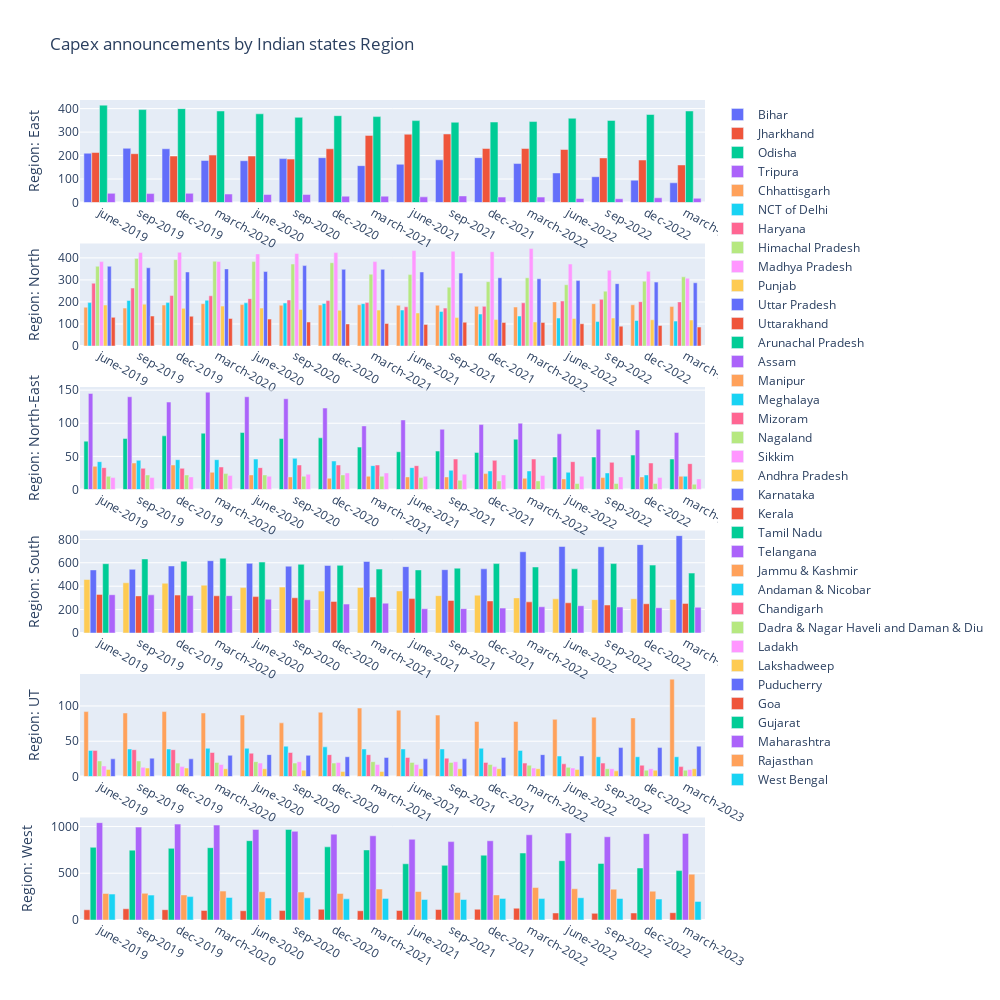

The notebook cell saved with this chart:
### Markdown cell above
# Capex Project Announcement Trends

## State-Wise Trends

### Code cell
from plotly.subplots import make_subplots
import plotly.graph_objects as go
import pandas as pd
from plotly import tools

df = pd.read_excel('/Users/kalyan/Library/CloudStorage/OneDrive-IIMVIZAG/Kalyan-Research/Internship-Uthistha Sai/Work_CMIE/analysis/Agg_Ann_no. of projects.xlsx'
                  , sheet_name='Sheet1', usecols= "A:R")

# print(df.columns)


# Group DataFrame by Category
grouped_df = df.groupby('Region')

# print(grouped_df)

# Create subplots with shared x-axis and y-axis
fig = make_subplots(rows=len(grouped_df), cols=1, shared_xaxes=False, shared_yaxes=True)

# Iterate over each category
for i, (category, category_data) in enumerate(grouped_df):
#     print(i,category, category_data)
    # Add scatter trace for each state in the category
    for _, row in category_data.iterrows():
        fig.add_trace(go.Bar(x=df.columns[2:], y=row.values[2:], name=row['State']), row=i + 1, col=1)
        # Update subplot title
        fig.update_yaxes(title_text="Region: " + category, row=i + 1, col=1)
#         fig.update_xaxes(title_text="Quarters", row=i, col=1)

# Update layout
fig.update_layout(height=1000, width=1000, title_text='Capex announcements by Indian states Region', 
                  showlegend=True, legend_tracegroupgap = 200,)

# Show the plot
fig.show()

### Figure 1 — Plotly figure (JSON) as saved in the notebook; plotly's stock layout.template omitted (floating-point values rounded to 4 significant figures)
{"data": [{"name": "Bihar", "type": "bar", "x": ["june-2019", "sep-2019", "dec-2019", "march-2020", "june-2020", "sep-2020", "dec-2020", "march-2021", "june-2021", "sep-2021", "dec-2021", "march-2022", "june-2022", "sep-2022", "dec-2022", "march-2023"], "xaxis": "x", "y": [210, 231, 229, 179, 178, 187, 191, 157, 163, 182, 191, 166, 126, 110, 95, 84], "yaxis": "y"}, {"name": "Jharkhand", "type": "bar", "x": ["june-2019", "sep-2019", "dec-2019", "march-2020", "june-2020", "sep-2020", "dec-2020", "march-2021", "june-2021", "sep-2021", "dec-2021", "march-2022", "june-2022", "sep-2022", "dec-2022", "march-2023"], "xaxis": "x", "y": [213, 208, 198, 202, 198, 185, 229, 286, 291, 292, 230, 230, 226, 190, 181, 160], "yaxis": "y"}, {"name": "Odisha", "type": "bar", "x": ["june-2019", "sep-2019", "dec-2019", "march-2020", "june-2020", "sep-2020", "dec-2020", "march-2021", "june-2021", "sep-2021", "dec-2021", "march-2022", "june-2022", "sep-2022", "dec-2022", "march-2023"], "xaxis": "x", "y": [415, 396, 400, 390, 378, 363, 370, 366, 349, 342, 343, 345, 359, 350, 375, 390], "yaxis": "y"}, {"name": "Tripura", "type": "bar", "x": ["june-2019", "sep-2019", "dec-2019", "march-2020", "june-2020", "sep-2020", "dec-2020", "march-2021", "june-2021", "sep-2021", "dec-2021", "march-2022", "june-2022", "sep-2022", "dec-2022", "march-2023"], "xaxis": "x", "y": [39, 38, 39, 36, 34, 34, 27, 27, 24, 28, 23, 23, 17, 16, 20, 18], "yaxis": "y"}, {"name": "Chhattisgarh", "type": "bar", "x": ["june-2019", "sep-2019", "dec-2019", "march-2020", "june-2020", "sep-2020", "dec-2020", "march-2021", "june-2021", "sep-2021", "dec-2021", "march-2022", "june-2022", "sep-2022", "dec-2022", "march-2023"], "xaxis": "x2", "y": [176, 172, 186, 192, 188, 185, 186, 187, 185, 185, 180, 177, 200, 192, 187, 179], "yaxis": "y2"}, {"name": "NCT of Delhi", "type": "bar", "x": ["june-2019", "sep-2019", "dec-2019", "march-2020", "june-2020", "sep-2020", "dec-2020", "march-2021", "june-2021", "sep-2021", "dec-2021", "march-2022", "june-2022", "sep-2022", "dec-2022", "march-2023"], "xaxis": "x2", "y": [197, 207, 197, 208, 196, 195, 193, 192, 163, 157, 145, 136, 127, 111, 116, 113], "yaxis": "y2"}, {"name": "Haryana", "type": "bar", "x": ["june-2019", "sep-2019", "dec-2019", "march-2020", "june-2020", "sep-2020", "dec-2020", "march-2021", "june-2021", "sep-2021", "dec-2021", "march-2022", "june-2022", "sep-2022", "dec-2022", "march-2023"], "xaxis": "x2", "y": [285, 263, 229, 228, 215, 209, 206, 197, 178, 172, 180, 196, 204, 212, 201, 200], "yaxis": "y2"}, {"name": "Himachal Pradesh", "type": "bar", "x": ["june-2019", "sep-2019", "dec-2019", "march-2020", "june-2020", "sep-2020", "dec-2020", "march-2021", "june-2021", "sep-2021", "dec-2021", "march-2022", "june-2022", "sep-2022", "dec-2022", "march-2023"], "xaxis": "x2", "y": [362, 397, 392, 385, 383, 372, 378, 326, 324, 267, 292, 310, 278, 249, 294, 314], "yaxis": "y2"}, {"name": "Madhya Pradesh", "type": "bar", "x": ["june-2019", "sep-2019", "dec-2019", "march-2020", "june-2020", "sep-2020", "dec-2020", "march-2021", "june-2021", "sep-2021", "dec-2021", "march-2022", "june-2022", "sep-2022", "dec-2022", "march-2023"], "xaxis": "x2", "y": [383, 424, 425, 384, 418, 420, 424, 383, 433, 430, 428, 442, 372, 344, 339, 308], "yaxis": "y2"}, {"name": "Punjab", "type": "bar", "x": ["june-2019", "sep-2019", "dec-2019", "march-2020", "june-2020", "sep-2020", "dec-2020", "march-2021", "june-2021", "sep-2021", "dec-2021", "march-2022", "june-2022", "sep-2022", "dec-2022", "march-2023"], "xaxis": "x2", "y": [186, 190, 171, 181, 172, 166, 162, 163, 150, 129, 120, 109, 125, 127, 119, 118], "yaxis": "y2"}, {"name": "Uttar Pradesh", "type": "bar", "x": ["june-2019", "sep-2019", "dec-2019", "march-2020", "june-2020", "sep-2020", "dec-2020", "march-2021", "june-2021", "sep-2021", "dec-2021", "march-2022", "june-2022", "sep-2022", "dec-2022", "march-2023"], "xaxis": "x2", "y": [362, 355, 336, 350, 338, 365, 348, 348, 336, 331, 310, 305, 297, 283, 290, 287], "yaxis": "y2"}, {"name": "Uttarakhand", "type": "bar", "x": ["june-2019", "sep-2019", "dec-2019", "march-2020", "june-2020", "sep-2020", "dec-2020", "march-2021", "june-2021", "sep-2021", "dec-2021", "march-2022", "june-2022", "sep-2022", "dec-2022", "march-2023"], "xaxis": "x2", "y": [130, 136, 135, 125, 122, 109, 100, 102, 98, 108, 107, 107, 101, 90, 93, 86], "yaxis": "y2"}, {"name": "Arunachal Pradesh", "type": "bar", "x": ["june-2019", "sep-2019", "dec-2019", "march-2020", "june-2020", "sep-2020", "dec-2020", "march-2021", "june-2021", "sep-2021", "dec-2021", "march-2022", "june-2022", "sep-2022", "dec-2022", "march-2023"], "xaxis": "x3", "y": [73, 77, 81, 85, 86, 77, 78, 64, 57, 58, 56, 76, 49, 49, 52, 46], "yaxis": "y3"}, {"name": "Assam", "type": "bar", "x": ["june-2019", "sep-2019", "dec-2019", "march-2020", "june-2020", "sep-2020", "dec-2020", "march-2021", "june-2021", "sep-2021", "dec-2021", "march-2022", "june-2022", "sep-2022", "dec-2022", "march-2023"], "xaxis": "x3", "y": [145, 140, 132, 147, 140, 137, 123, 96, 105, 91, 98, 100, 84, 91, 90, 86], "yaxis": "y3"}, {"name": "Manipur", "type": "bar", "x": ["june-2019", "sep-2019", "dec-2019", "march-2020", "june-2020", "sep-2020", "dec-2020", "march-2021", "june-2021", "sep-2021", "dec-2021", "march-2022", "june-2022", "sep-2022", "dec-2022", "march-2023"], "xaxis": "x3", "y": [35, 40, 37, 26, 22, 19, 17, 20, 19, 19, 24, 17, 16, 18, 19, 20], "yaxis": "y3"}, {"name": "Meghalaya", "type": "bar", "x": ["june-2019", "sep-2019", "dec-2019", "march-2020", "june-2020", "sep-2020", "dec-2020", "march-2021", "june-2021", "sep-2021", "dec-2021", "march-2022", "june-2022", "sep-2022", "dec-2022", "march-2023"], "xaxis": "x3", "y": [42, 44, 45, 45, 46, 47, 43, 36, 33, 29, 28, 28, 26, 25, 22, 20], "yaxis": "y3"}, {"name": "Mizoram", "type": "bar", "x": ["june-2019", "sep-2019", "dec-2019", "march-2020", "june-2020", "sep-2020", "dec-2020", "march-2021", "june-2021", "sep-2021", "dec-2021", "march-2022", "june-2022", "sep-2022", "dec-2022", "march-2023"], "xaxis": "x3", "y": [33, 32, 32, 34, 33, 37, 37, 37, 36, 46, 44, 46, 42, 41, 40, 39], "yaxis": "y3"}, {"name": "Nagaland", "type": "bar", "x": ["june-2019", "sep-2019", "dec-2019", "march-2020", "june-2020", "sep-2020", "dec-2020", "march-2021", "june-2021", "sep-2021", "dec-2021", "march-2022", "june-2022", "sep-2022", "dec-2022", "march-2023"], "xaxis": "x3", "y": [20, 22, 22, 24, 22, 20, 22, 20, 18, 14, 13, 13, 9, 9, 9, 8], "yaxis": "y3"}, {"name": "Sikkim", "type": "bar", "x": ["june-2019", "sep-2019", "dec-2019", "march-2020", "june-2020", "sep-2020", "dec-2020", "march-2021", "june-2021", "sep-2021", "dec-2021", "march-2022", "june-2022", "sep-2022", "dec-2022", "march-2023"], "xaxis": "x3", "y": [18, 18, 19, 21, 20, 23, 25, 25, 20, 23, 22, 21, 20, 19, 18, 16], "yaxis": "y3"}, {"name": "Andhra Pradesh", "type": "bar", "x": ["june-2019", "sep-2019", "dec-2019", "march-2020", "june-2020", "sep-2020", "dec-2020", "march-2021", "june-2021", "sep-2021", "dec-2021", "march-2022", "june-2022", "sep-2022", "dec-2022", "march-2023"], "xaxis": "x4", "y": [457, 429, 425, 409, 388, 392, 358, 389, 359, 319, 323, 300, 292, 285, 293, 287], "yaxis": "y4"}, {"name": "Karnataka", "type": "bar", "x": ["june-2019", "sep-2019", "dec-2019", "march-2020", "june-2020", "sep-2020", "dec-2020", "march-2021", "june-2021", "sep-2021", "dec-2021", "march-2022", "june-2022", "sep-2022", "dec-2022", "march-2023"], "xaxis": "x4", "y": [539, 544, 573, 618, 595, 571, 577, 611, 567, 541, 548, 694, 739, 737, 755, 832], "yaxis": "y4"}, {"name": "Kerala", "type": "bar", "x": ["june-2019", "sep-2019", "dec-2019", "march-2020", "june-2020", "sep-2020", "dec-2020", "march-2021", "june-2021", "sep-2021", "dec-2021", "march-2022", "june-2022", "sep-2022", "dec-2022", "march-2023"], "xaxis": "x4", "y": [330, 317, 324, 318, 311, 301, 270, 307, 294, 278, 274, 266, 258, 239, 250, 253], "yaxis": "y4"}, {"name": "Tamil Nadu", "type": "bar", "x": ["june-2019", "sep-2019", "dec-2019", "march-2020", "june-2020", "sep-2020", "dec-2020", "march-2021", "june-2021", "sep-2021", "dec-2021", "march-2022", "june-2022", "sep-2022", "dec-2022", "march-2023"], "xaxis": "x4", "y": [592, 633, 614, 639, 606, 587, 578, 546, 539, 554, 593, 564, 548, 593, 580, 512], "yaxis": "y4"}, {"name": "Telangana", "type": "bar", "x": ["june-2019", "sep-2019", "dec-2019", "march-2020", "june-2020", "sep-2020", "dec-2020", "march-2021", "june-2021", "sep-2021", "dec-2021", "march-2022", "june-2022", "sep-2022", "dec-2022", "march-2023"], "xaxis": "x4", "y": [327, 326, 320, 319, 289, 284, 247, 255, 207, 208, 213, 224, 233, 222, 216, 220], "yaxis": "y4"}, {"name": "Jammu & Kashmir", "type": "bar", "x": ["june-2019", "sep-2019", "dec-2019", "march-2020", "june-2020", "sep-2020", "dec-2020", "march-2021", "june-2021", "sep-2021", "dec-2021", "march-2022", "june-2022", "sep-2022", "dec-2022", "march-2023"], "xaxis": "x5", "y": [92, 90, 92, 90, 87, 76, 91, 97, 94, 87, 78, 78, 81, 84, 83, 138], "yaxis": "y5"}, {"name": "Andaman & Nicobar", "type": "bar", "x": ["june-2019", "sep-2019", "dec-2019", "march-2020", "june-2020", "sep-2020", "dec-2020", "march-2021", "june-2021", "sep-2021", "dec-2021", "march-2022", "june-2022", "sep-2022", "dec-2022", "march-2023"], "xaxis": "x5", "y": [37, 39, 39, 40, 40, 43, 42, 39, 39, 39, 40, 37, 29, 28, 28, 28], "yaxis": "y5"}, {"name": "Chandigarh", "type": "bar", "x": ["june-2019", "sep-2019", "dec-2019", "march-2020", "june-2020", "sep-2020", "dec-2020", "march-2021", "june-2021", "sep-2021", "dec-2021", "march-2022", "june-2022", "sep-2022", "dec-2022", "march-2023"], "xaxis": "x5", "y": [37, 38, 38, 34, 33, 34, 31, 31, 27, 26, 20, 19, 18, 19, 16, 14], "yaxis": "y5"}, {"name": "Dadra & Nagar Haveli and Daman & Diu", "type": "bar", "x": ["june-2019", "sep-2019", "dec-2019", "march-2020", "june-2020", "sep-2020", "dec-2020", "march-2021", "june-2021", "sep-2021", "dec-2021", "march-2022", "june-2022", "sep-2022", "dec-2022", "march-2023"], "xaxis": "x5", "y": [22, 22, 19, 20, 21, 19, 19, 21, 20, 20, 17, 16, 13, 11, 9, 9], "yaxis": "y5"}, {"name": "Ladakh", "type": "bar", "x": ["june-2019", "sep-2019", "dec-2019", "march-2020", "june-2020", "sep-2020", "dec-2020", "march-2021", "june-2021", "sep-2021", "dec-2021", "march-2022", "june-2022", "sep-2022", "dec-2022", "march-2023"], "xaxis": "x5", "y": [15, 13, 14, 17, 19, 21, 20, 17, 17, 21, 14, 12, 12, 11, 11, 10], "yaxis": "y5"}, {"name": "Lakshadweep", "type": "bar", "x": ["june-2019", "sep-2019", "dec-2019", "march-2020", "june-2020", "sep-2020", "dec-2020", "march-2021", "june-2021", "sep-2021", "dec-2021", "march-2022", "june-2022", "sep-2022", "dec-2022", "march-2023"], "xaxis": "x5", "y": [10, 12, 12, 11, 11, 9, 7, 7, 11, 11, 11, 11, 10, 8, 9, 11], "yaxis": "y5"}, {"name": "Puducherry", "type": "bar", "x": ["june-2019", "sep-2019", "dec-2019", "march-2020", "june-2020", "sep-2020", "dec-2020", "march-2021", "june-2021", "sep-2021", "dec-2021", "march-2022", "june-2022", "sep-2022", "dec-2022", "march-2023"], "xaxis": "x5", "y": [25, 26, 25, 30, 31, 30, 28, 27, 25, 25, 27, 31, 29, 41, 41, 43], "yaxis": "y5"}, {"name": "Goa", "type": "bar", "x": ["june-2019", "sep-2019", "dec-2019", "march-2020", "june-2020", "sep-2020", "dec-2020", "march-2021", "june-2021", "sep-2021", "dec-2021", "march-2022", "june-2022", "sep-2022", "dec-2022", "march-2023"], "xaxis": "x6", "y": [109, 120, 110, 102, 99, 101, 115, 99, 102, 112, 115, 126, 75, 71, 75, 78], "yaxis": "y6"}, {"name": "Gujarat", "type": "bar", "x": ["june-2019", "sep-2019", "dec-2019", "march-2020", "june-2020", "sep-2020", "dec-2020", "march-2021", "june-2021", "sep-2021", "dec-2021", "march-2022", "june-2022", "sep-2022", "dec-2022", "march-2023"], "xaxis": "x6", "y": [777, 747, 766, 773, 848, 968, 782, 749, 601, 584, 693, 716, 634, 605, 556, 528], "yaxis": "y6"}, {"name": "Maharashtra", "type": "bar", "x": ["june-2019", "sep-2019", "dec-2019", "march-2020", "june-2020", "sep-2020", "dec-2020", "march-2021", "june-2021", "sep-2021", "dec-2021", "march-2022", "june-2022", "sep-2022", "dec-2022", "march-2023"], "xaxis": "x6", "y": [1041, 993, 1025, 1015, 968, 948, 918, 900, 863, 838, 847, 911, 929, 890, 923, 926], "yaxis": "y6"}, {"name": "Rajasthan", "type": "bar", "x": ["june-2019", "sep-2019", "dec-2019", "march-2020", "june-2020", "sep-2020", "dec-2020", "march-2021", "june-2021", "sep-2021", "dec-2021", "march-2022", "june-2022", "sep-2022", "dec-2022", "march-2023"], "xaxis": "x6", "y": [284, 285, 268, 309, 302, 299, 284, 331, 305, 293, 268, 347, 334, 330, 308, 490], "yaxis": "y6"}, {"name": "West Bengal", "type": "bar", "x": ["june-2019", "sep-2019", "dec-2019", "march-2020", "june-2020", "sep-2020", "dec-2020", "march-2021", "june-2021", "sep-2021", "dec-2021", "march-2022", "june-2022", "sep-2022", "dec-2022", "march-2023"], "xaxis": "x6", "y": [277, 266, 250, 241, 235, 237, 226, 231, 219, 219, 231, 229, 238, 230, 224, 199], "yaxis": "y6"}], "layout": {"height": 1000, "showlegend": true, "title": {"text": "Capex announcements by Indian states Region"}, "width": 1000, "xaxis": {"anchor": "y", "domain": [0, 1]}, "xaxis2": {"anchor": "y2", "domain": [0, 1]}, "xaxis3": {"anchor": "y3", "domain": [0, 1]}, "xaxis4": {"anchor": "y4", "domain": [0, 1]}, "xaxis5": {"anchor": "y5", "domain": [0, 1]}, "xaxis6": {"anchor": "y6", "domain": [0, 1]}, "yaxis": {"anchor": "x", "domain": [0.875, 1], "title": {"text": "Region: East"}}, "yaxis2": {"anchor": "x2", "domain": [0.7, 0.825], "title": {"text": "Region: North"}}, "yaxis3": {"anchor": "x3", "domain": [0.525, 0.65], "title": {"text": "Region: North-East"}}, "yaxis4": {"anchor": "x4", "domain": [0.35, 0.475], "title": {"text": "Region: South"}}, "yaxis5": {"anchor": "x5", "domain": [0.175, 0.3], "title": {"text": "Region: UT"}}, "yaxis6": {"anchor": "x6", "domain": [0, 0.125], "title": {"text": "Region: West"}}}}
